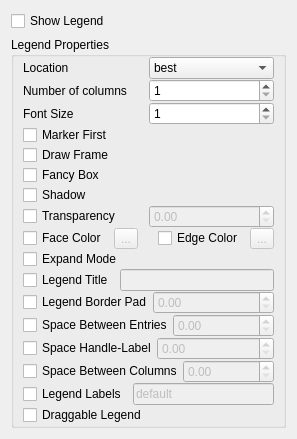
     <widget class="QWidget" name="legend">
      <attribute name="title">
       <string>Legend</string>
      </attribute>
      <layout class="QVBoxLayout" name="verticalLayout_9">
       <item>
        <widget class="QCheckBox" name="cb_show_legend">
         <property name="toolTip">
          <string>Show Legend on Figure</string>
         </property>
         <property name="text">
          <string>Show Legend</string>
         </property>
         <property name="checked">
          <bool>false</bool>
         </property>
         <property name="tristate">
          <bool>false</bool>
         </property>
        </widget>
       </item>
       <item>
        <widget class="QGroupBox" name="groupBox_7">
         <property name="title">
          <string>Legend Properties</string>
         </property>
         <layout class="QVBoxLayout" name="verticalLayout_11">
          <property name="spacing">
           <number>0</number>
          </property>
          <property name="topMargin">
           <number>0</number>
          </property>
          <property name="bottomMargin">
           <number>0</number>
          </property>
          <item>
           <widget class="QFrame" name="frameLocation">
            <property name="frameShape">
             <enum>QFrame::NoFrame</enum>
            </property>
            <property name="frameShadow">
             <enum>QFrame::Raised</enum>
            </property>
            <layout class="QHBoxLayout" name="horizontalLayout_2">
             <property name="spacing">
              <number>0</number>
             </property>
             <property name="leftMargin">
              <number>0</number>
             </property>
             <property name="topMargin">
              <number>0</number>
             </property>
             <property name="rightMargin">
              <number>0</number>
             </property>
             <property name="bottomMargin">
              <number>0</number>
             </property>
             <item>
              <widget class="QLabel" name="label">
               <property name="toolTip">
                <string>The location of the legend</string>
               </property>
               <property name="text">
                <string>Location</string>
               </property>
              </widget>
             </item>
             <item>
              <widget class="QComboBox" name="locationComboBox">
               <property name="font">
                <font>
                 <weight>50</weight>
                 <bold>false</bold>
                </font>
               </property>
               <item>
                <property name="text">
                 <string>best</string>
                </property>
               </item>
               <item>
                <property name="text">
                 <string>upper right</string>
                </property>
               </item>
               <item>
                <property name="text">
                 <string>upper left</string>
                </property>
               </item>
               <item>
                <property name="text">
                 <string>lower left</string>
                </property>
               </item>
               <item>
                <property name="text">
                 <string>lower right</string>
                </property>
               </item>
               <item>
                <property name="text">
                 <string>right</string>
                </property>
               </item>
               <item>
                <property name="text">
                 <string>center left</string>
                </property>
               </item>
               <item>
                <property name="text">
                 <string>center right</string>
                </property>
               </item>
               <item>
                <property name="text">
                 <string>lower center</string>
                </property>
               </item>
               <item>
                <property name="text">
                 <string>upper center</string>
                </property>
               </item>
               <item>
                <property name="text">
                 <string>center</string>
                </property>
               </item>
              </widget>
             </item>
            </layout>
           </widget>
          </item>
          <item>
           <widget class="QFrame" name="frameColumns">
            <property name="frameShape">
             <enum>QFrame::NoFrame</enum>
            </property>
            <property name="frameShadow">
             <enum>QFrame::Raised</enum>
            </property>
            <layout class="QHBoxLayout" name="horizontalLayout_7">
             <property name="spacing">
              <number>0</number>
             </property>
             <property name="leftMargin">
              <number>0</number>
             </property>
             <property name="topMargin">
              <number>0</number>
             </property>
             <property name="rightMargin">
              <number>0</number>
             </property>
             <property name="bottomMargin">
              <number>0</number>
             </property>
             <item>
              <widget class="QLabel" name="label_2">
               <property name="toolTip">
                <string>Number of columns in the legend</string>
               </property>
               <property name="text">
                <string>Number of columns</string>
               </property>
              </widget>
             </item>
             <item>
              <widget class="QSpinBox" name="colSpinBox">
               <property name="font">
                <font>
                 <weight>50</weight>
                 <bold>false</bold>
                </font>
               </property>
               <property name="minimum">
                <number>1</number>
               </property>
               <property name="maximum">
                <number>10</number>
               </property>
              </widget>
             </item>
            </layout>
           </widget>
          </item>
          <item>
           <widget class="QFrame" name="frameFont">
            <property name="frameShape">
             <enum>QFrame::NoFrame</enum>
            </property>
            <property name="frameShadow">
             <enum>QFrame::Raised</enum>
            </property>
            <layout class="QHBoxLayout" name="horizontalLayout_8">
             <property name="spacing">
              <number>0</number>
             </property>
             <property name="leftMargin">
              <number>0</number>
             </property>
             <property name="topMargin">
              <number>0</number>
             </property>
             <property name="rightMargin">
              <number>0</number>
             </property>
             <property name="bottomMargin">
              <number>0</number>
             </property>
             <item>
              <widget class="QLabel" name="label_3">
               <property name="toolTip">
                <string>Legend font size</string>
               </property>
               <property name="text">
                <string>Font Size</string>
               </property>
              </widget>
             </item>
             <item>
              <widget class="QSpinBox" name="fontsizeSpinBox">
               <property name="font">
                <font>
                 <weight>50</weight>
                 <bold>false</bold>
                </font>
               </property>
               <property name="minimum">
                <number>1</number>
               </property>
              </widget>
             </item>
            </layout>
           </widget>
          </item>
          <item>
           <widget class="QFrame" name="frameBoolean">
            <property name="frameShape">
             <enum>QFrame::NoFrame</enum>
            </property>
            <property name="frameShadow">
             <enum>QFrame::Raised</enum>
            </property>
            <layout class="QGridLayout" name="gridLayout_2">
             <property name="leftMargin">
              <number>0</number>
             </property>
             <property name="topMargin">
              <number>0</number>
             </property>
             <property name="rightMargin">
              <number>0</number>
             </property>
             <property name="bottomMargin">
              <number>0</number>
             </property>
             <property name="spacing">
              <number>0</number>
             </property>
             <item row="2" column="0">
              <widget class="QCheckBox" name="fancyboxCheckBox">
               <property name="toolTip">
                <string>Draw legend frame with round edges</string>
               </property>
               <property name="text">
                <string>Fancy Box</string>
               </property>
              </widget>
             </item>
             <item row="0" column="0">
              <widget class="QCheckBox" name="markerfirstCheckBox">
               <property name="toolTip">
                <string>Place legend marker to the left of the legend label</string>
               </property>
               <property name="text">
                <string>Marker First</string>
               </property>
              </widget>
             </item>
             <item row="9" column="0">
              <widget class="QCheckBox" name="modeCheckBox">
               <property name="toolTip">
                <string>Expand the legend horizontally to fill the axes area</string>
               </property>
               <property name="text">
                <string>Expand Mode</string>
               </property>
              </widget>
             </item>
             <item row="3" column="0">
              <widget class="QCheckBox" name="shadowCheckBox">
               <property name="toolTip">
                <string>Draw a shadow behind the legend</string>
               </property>
               <property name="text">
                <string>Shadow</string>
               </property>
              </widget>
             </item>
             <item row="7" column="0">
              <widget class="QFrame" name="frameColors">
               <property name="frameShape">
                <enum>QFrame::NoFrame</enum>
               </property>
               <property name="frameShadow">
                <enum>QFrame::Raised</enum>
               </property>
               <layout class="QHBoxLayout" name="horizontalLayout_10">
                <property name="spacing">
                 <number>20</number>
                </property>
                <property name="leftMargin">
                 <number>0</number>
                </property>
                <property name="topMargin">
                 <number>0</number>
                </property>
                <property name="rightMargin">
                 <number>0</number>
                </property>
                <property name="bottomMargin">
                 <number>0</number>
                </property>
                <item>
                 <layout class="QHBoxLayout" name="horizontalLayout_17">
                  <property name="spacing">
                   <number>0</number>
                  </property>
                  <item>
                   <widget class="QCheckBox" name="facecolorCheckBox">
                    <property name="toolTip">
                     <string>Legend’s background color</string>
                    </property>
                    <property name="text">
                     <string>Face Color</string>
                    </property>
                   </widget>
                  </item>
                  <item>
                   <widget class="QLabel" name="labelFaceColor">
                    <property name="enabled">
                     <bool>false</bool>
                    </property>
                    <property name="font">
                     <font>
                      <weight>50</weight>
                      <bold>false</bold>
                     </font>
                    </property>
                    <property name="text">
                     <string/>
                    </property>
                   </widget>
                  </item>
                  <item>
                   <widget class="QToolButton" name="pickFaceColor">
                    <property name="enabled">
                     <bool>false</bool>
                    </property>
                    <property name="text">
                     <string>...</string>
                    </property>
                   </widget>
                  </item>
                 </layout>
                </item>
                <item>
                 <layout class="QHBoxLayout" name="horizontalLayout_18">
                  <property name="spacing">
                   <number>0</number>
                  </property>
                  <item>
                   <widget class="QCheckBox" name="edgecolorCheckBox">
                    <property name="toolTip">
                     <string>Legend’s background patch edge color</string>
                    </property>
                    <property name="text">
                     <string>Edge Color</string>
                    </property>
                   </widget>
                  </item>
                  <item>
                   <widget class="QLabel" name="labelEdgeColor">
                    <property name="enabled">
                     <bool>false</bool>
                    </property>
                    <property name="font">
                     <font>
                      <weight>50</weight>
                      <bold>false</bold>
                     </font>
                    </property>
                    <property name="text">
                     <string/>
                    </property>
                   </widget>
                  </item>
                  <item>
                   <widget class="QToolButton" name="pickEdgeColor">
                    <property name="enabled">
                     <bool>false</bool>
                    </property>
                    <property name="text">
                     <string>...</string>
                    </property>
                   </widget>
                  </item>
                 </layout>
                </item>
               </layout>
              </widget>
             </item>
             <item row="4" column="0">
              <widget class="QFrame" name="frameTransparency">
               <property name="frameShape">
                <enum>QFrame::NoFrame</enum>
               </property>
               <property name="frameShadow">
                <enum>QFrame::Raised</enum>
               </property>
               <layout class="QHBoxLayout" name="horizontalLayout_9">
                <property name="spacing">
                 <number>0</number>
                </property>
                <property name="leftMargin">
                 <number>0</number>
                </property>
                <property name="topMargin">
                 <number>0</number>
                </property>
                <property name="rightMargin">
                 <number>0</number>
                </property>
                <property name="bottomMargin">
                 <number>0</number>
                </property>
                <item>
                 <widget class="QCheckBox" name="framealphaCheckBox">
                  <property name="toolTip">
                   <string>Alpha transparency of the legend’s background</string>
                  </property>
                  <property name="text">
                   <string>Transparency</string>
                  </property>
                 </widget>
                </item>
                <item>
                 <widget class="QDoubleSpinBox" name="framealphaSpinBox">
                  <property name="enabled">
                   <bool>false</bool>
                  </property>
                  <property name="font">
                   <font>
                    <weight>50</weight>
                    <bold>false</bold>
                   </font>
                  </property>
                  <property name="maximum">
                   <double>1.000000000000000</double>
                  </property>
                  <property name="singleStep">
                   <double>0.050000000000000</double>
                  </property>
                 </widget>
                </item>
               </layout>
              </widget>
             </item>
             <item row="1" column="0">
              <widget class="QCheckBox" name="frameonCheckBox">
               <property name="toolTip">
                <string>Draw the legend inside a patch (frame)</string>
               </property>
               <property name="text">
                <string>Draw Frame</string>
               </property>
              </widget>
             </item>
            </layout>
           </widget>
          </item>
          <item>
           <widget class="QFrame" name="frameTitle">
            <property name="frameShape">
             <enum>QFrame::NoFrame</enum>
            </property>
            <property name="frameShadow">
             <enum>QFrame::Raised</enum>
            </property>
            <layout class="QHBoxLayout" name="horizontalLayout_11">
             <property name="leftMargin">
              <number>0</number>
             </property>
             <property name="topMargin">
              <number>0</number>
             </property>
             <property name="rightMargin">
              <number>0</number>
             </property>
             <property name="bottomMargin">
              <number>0</number>
             </property>
             <item>
              <widget class="QCheckBox" name="legendtitleCheckBox">
               <property name="toolTip">
                <string>Set Legend Title (default None)</string>
               </property>
               <property name="text">
                <string>Legend Title</string>
               </property>
              </widget>
             </item>
             <item>
              <widget class="QLineEdit" name="legendtitleStr">
               <property name="enabled">
                <bool>false</bool>
               </property>
               <property name="toolTip">
                <string>Legend’s title (none if left empty)</string>
               </property>
              </widget>
             </item>
            </layout>
           </widget>
          </item>
          <item>
           <widget class="QFrame" name="borderpadframe">
            <property name="frameShape">
             <enum>QFrame::NoFrame</enum>
            </property>
            <property name="frameShadow">
             <enum>QFrame::Raised</enum>
            </property>
            <layout class="QHBoxLayout" name="horizontalLayout_13">
             <property name="spacing">
              <number>0</number>
             </property>
             <property name="leftMargin">
              <number>0</number>
             </property>
             <property name="topMargin">
              <number>0</number>
             </property>
             <property name="rightMargin">
              <number>0</number>
             </property>
             <property name="bottomMargin">
              <number>0</number>
             </property>
             <item>
              <widget class="QCheckBox" name="borderpadCheckBox">
               <property name="toolTip">
                <string>Fractional whitespace inside the legend border</string>
               </property>
               <property name="text">
                <string>Legend Border Pad</string>
               </property>
              </widget>
             </item>
             <item>
              <widget class="QDoubleSpinBox" name="borderpadSpinBox">
               <property name="enabled">
                <bool>false</bool>
               </property>
               <property name="font">
                <font>
                 <weight>50</weight>
                 <bold>false</bold>
                </font>
               </property>
               <property name="maximum">
                <double>1.000000000000000</double>
               </property>
               <property name="singleStep">
                <double>0.050000000000000</double>
               </property>
              </widget>
             </item>
            </layout>
           </widget>
          </item>
          <item>
           <widget class="QFrame" name="frame">
            <property name="frameShape">
             <enum>QFrame::NoFrame</enum>
            </property>
            <property name="frameShadow">
             <enum>QFrame::Raised</enum>
            </property>
            <layout class="QHBoxLayout" name="horizontalLayout_14">
             <property name="spacing">
              <number>0</number>
             </property>
             <property name="leftMargin">
              <number>0</number>
             </property>
             <property name="topMargin">
              <number>0</number>
             </property>
             <property name="rightMargin">
              <number>0</number>
             </property>
             <property name="bottomMargin">
              <number>0</number>
             </property>
             <item>
              <widget class="QCheckBox" name="labelspacingCheckBox">
               <property name="text">
                <string>Space Between Entries</string>
               </property>
              </widget>
             </item>
             <item>
              <widget class="QDoubleSpinBox" name="labelspacingSpinBox">
               <property name="enabled">
                <bool>false</bool>
               </property>
               <property name="font">
                <font>
                 <weight>50</weight>
                 <bold>false</bold>
                </font>
               </property>
               <property name="maximum">
                <double>2.000000000000000</double>
               </property>
               <property name="singleStep">
                <double>0.100000000000000</double>
               </property>
              </widget>
             </item>
            </layout>
           </widget>
          </item>
          <item>
           <widget class="QFrame" name="frame_2">
            <property name="frameShape">
             <enum>QFrame::NoFrame</enum>
            </property>
            <property name="frameShadow">
             <enum>QFrame::Raised</enum>
            </property>
            <layout class="QHBoxLayout" name="horizontalLayout_15">
             <property name="spacing">
              <number>0</number>
             </property>
             <property name="leftMargin">
              <number>0</number>
             </property>
             <property name="topMargin">
              <number>0</number>
             </property>
             <property name="rightMargin">
              <number>0</number>
             </property>
             <property name="bottomMargin">
              <number>0</number>
             </property>
             <item>
              <widget class="QCheckBox" name="handletextpadCheckBox">
               <property name="text">
                <string>Space Handle-Label</string>
               </property>
              </widget>
             </item>
             <item>
              <widget class="QDoubleSpinBox" name="handletextpadSpinBox">
               <property name="enabled">
                <bool>false</bool>
               </property>
               <property name="font">
                <font>
                 <weight>50</weight>
                 <bold>false</bold>
                </font>
               </property>
               <property name="maximum">
                <double>4.000000000000000</double>
               </property>
               <property name="singleStep">
                <double>0.100000000000000</double>
               </property>
              </widget>
             </item>
            </layout>
           </widget>
          </item>
          <item>
           <widget class="QFrame" name="frame_3">
            <property name="frameShape">
             <enum>QFrame::NoFrame</enum>
            </property>
            <property name="frameShadow">
             <enum>QFrame::Raised</enum>
            </property>
            <layout class="QHBoxLayout" name="horizontalLayout_16">
             <property name="spacing">
              <number>0</number>
             </property>
             <property name="leftMargin">
              <number>0</number>
             </property>
             <property name="topMargin">
              <number>0</number>
             </property>
             <property name="rightMargin">
              <number>0</number>
             </property>
             <property name="bottomMargin">
              <number>0</number>
             </property>
             <item>
              <widget class="QCheckBox" name="columnspacingCheckBox">
               <property name="text">
                <string>Space Between Columns</string>
               </property>
              </widget>
             </item>
             <item>
              <widget class="QDoubleSpinBox" name="columnspacingSpinBox">
               <property name="enabled">
                <bool>false</bool>
               </property>
               <property name="font">
                <font>
                 <weight>50</weight>
                 <bold>false</bold>
                </font>
               </property>
               <property name="maximum">
                <double>10.000000000000000</double>
               </property>
               <property name="singleStep">
                <double>0.250000000000000</double>
               </property>
              </widget>
             </item>
            </layout>
           </widget>
          </item>
          <item>
           <widget class="QFrame" name="frameLabelString">
            <property name="frameShape">
             <enum>QFrame::NoFrame</enum>
            </property>
            <property name="frameShadow">
             <enum>QFrame::Raised</enum>
            </property>
            <layout class="QHBoxLayout" name="horizontalLayout_12">
             <property name="leftMargin">
              <number>0</number>
             </property>
             <property name="topMargin">
              <number>0</number>
             </property>
             <property name="rightMargin">
              <number>0</number>
             </property>
             <property name="bottomMargin">
              <number>0</number>
             </property>
             <item>
              <widget class="QCheckBox" name="legendlabelCheckBox">
               <property name="toolTip">
                <string>Set Legend label (default = all basic file parameters with values)</string>
               </property>
               <property name="text">
                <string>Legend Labels</string>
               </property>
              </widget>
             </item>
             <item>
              <widget class="QLineEdit" name="legendlabelStr">
               <property name="enabled">
                <bool>false</bool>
               </property>
               <property name="font">
                <font>
                 <weight>50</weight>
                 <bold>false</bold>
                </font>
               </property>
               <property name="toolTip">
                <string>default = all basic file parameters with values</string>
               </property>
               <property name="text">
                <string>default</string>
               </property>
              </widget>
             </item>
            </layout>
           </widget>
          </item>
          <item>
           <widget class="QCheckBox" name="draggableCheckBox">
            <property name="toolTip">
             <string>Can the user move the legend with the mouse</string>
            </property>
            <property name="text">
             <string>Draggable Legend</string>
            </property>
           </widget>
          </item>
         </layout>
        </widget>
       </item>
      </layout>
     </widget>
